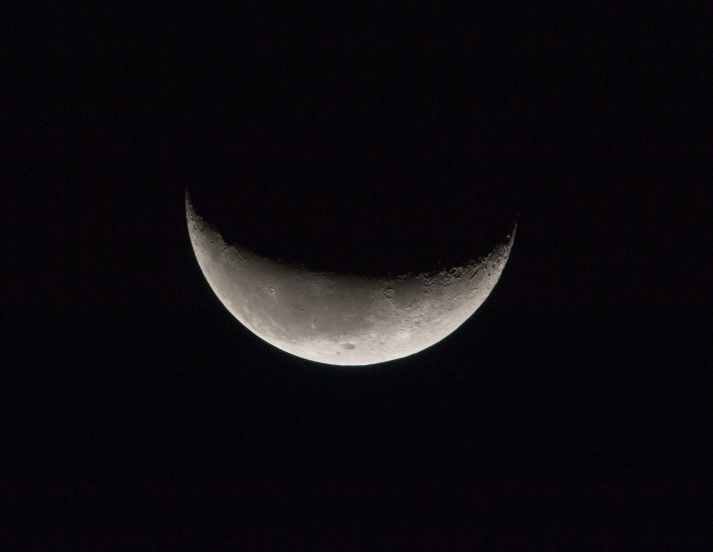
#> input picture dinoPrototype/image_processing/bodies/480861main_lady_luna.jpg, 1425 x 1103 px (shown at 1/2 size)
$ python -i image_processing_functions.py   (imports and definitions only)   (Python 2 division)
#> lines starting #> are read from the running program, lines starting #| are printed output that depends on the picture; after the words box and inside, x2 and y2 are one past the last pixel; in counts of white or black regions, pixels touching at a corner belong together
#	Title   : find_centroid_functions.py
#	Author  : Joe Park
#	Date    : 08/22/2017
#	Synopsis: Finds centroid of a point source from a pixel map image. DINO C-REx module.

import math         #common math functions
import numpy as np  #matrix algebra
import matplotlib.pyplot as plt
import cv2


##################################################
##################################################

# Function to generate a ROI window around closest grouping of above threshold pixels near initial beacon estimate
# input:    pixel_map               original image map, [n x m] numpy array
#           pixel_line_beacon_i     Array of tuples of initial centroid estimate, (row, col)
#           ROI_parameters          {signal_threshold, noise_threshold, ROI_size, ROI_border_width}
#           num_beacons             Number of beacons to find
# output:   corner_ROI              Array of lower left corner locations of ROI
#           image_ROI               Array of image maps of ROI only [p x p] numpy array

# [481 lines left out: functions generate_point_source_ROI, apply_ROI_border, find_centroid, neighbors_are_on, find_highest_pixel, find_lowest_pixel and 2 more, not called in this run]


##################################################
##################################################
def hough_circles(img, blur=5, canny_thresh=200, dp=1, center_dist=200, accum=18, min_rad=0, max_rad=0, high_noise=False, show_img=False):
    """This function attempts to find the center of curves in a given image
    If the minimum and/or maximum circle radius is unknown leave as 0
    @param img The image is the only required argument
    @param blur The kernel size
    @param canny_thresh The threshold for the hysteresis procedure in the canny function
    @param dp Inverse ratio of the accumulator resolution to the image resolution, recommend leaving as 1
    @param center_dist The minimum distance between centers of detected circles
    @param accum The accumulator threshold for circle centers. Smaller value gives more error.
    @param min_rad The minimum radius for the circles
    @oaram max_rad The maximum radius for the circles
    @param show_img Set to show the images at each stage in the processing
    @param high_noise uses binary thresholding to before edge detection
    @return An array of circles that should have the best matches first if there are multiple
    """
#> called with blur = 5, canny_thresh = 200, dp = 1, center_dist = 200, accum = 18, min_rad = 0, max_rad = 0, high_noise = False
    image_scaling = 10.0
    img = np.uint8(img)

    kernel = np.ones((3, 3), np.uint8)
    # erosion followed by dilation
    img = cv2.morphologyEx(img, cv2.MORPH_OPEN, kernel)

    if show_img:
        cv2.namedWindow('before', cv2.WINDOW_NORMAL)
        cv2.resizeWindow('before', 600, 600)
        cv2.imshow('before', img)
        # cv2.imwrite('beacon_orig.png', img)
        cv2.waitKey(0)
        cv2.destroyAllWindows()

    height, width = img.shape
#> height = 1103; width = 1425

    resized = False

    if height < 30 or width < 30:
        img = cv2.resize(img, (int(image_scaling*width), int(image_scaling*height)), interpolation=cv2.INTER_CUBIC)
        # the interpolation adds some smoothing to the image so we reduce the rest of the smoothing
        # and lower the threshold of the edge detection
        canny_thresh /= (image_scaling / 2)
        blur = blur * 2
        if not blur % 2:
            blur += 1
        resized = True
        height, width = img.shape

    orrig_img = cv2.cvtColor(img, cv2.COLOR_GRAY2BGR)
    orrig_img = np.copy(orrig_img)
    min_rad = int(min(height, width) / 2)
#> min_rad = 551

    if show_img and resized:
        cv2.namedWindow('before', cv2.WINDOW_NORMAL)
        cv2.resizeWindow('before', 600, 600)
        cv2.imshow('before', img)
        # cv2.imwrite('beacon_orig.png', img)
        cv2.waitKey(0)
        cv2.destroyAllWindows()

    img = cv2.medianBlur(img, blur)
    img = cv2.GaussianBlur(img, (blur, blur), 0)

    if show_img:
        cv2.namedWindow('blur', cv2.WINDOW_NORMAL)
        cv2.resizeWindow('blur', 600, 600)
        cv2.imshow('blur', img)
        cv2.waitKey(0)
        cv2.destroyAllWindows()

    # try and figure out the proper canny threshold
    if high_noise:
        canny_thresh, img = cv2.threshold(img, 0, 255, cv2.THRESH_BINARY | cv2.THRESH_OTSU)
    else:
        canny_thresh, _ = cv2.threshold(img, 0, 255, cv2.THRESH_BINARY | cv2.THRESH_OTSU)
#> canny_thresh = 67

    # if show_img:
    if True:
        canny_img = cv2.Canny(img, canny_thresh, canny_thresh / 15)
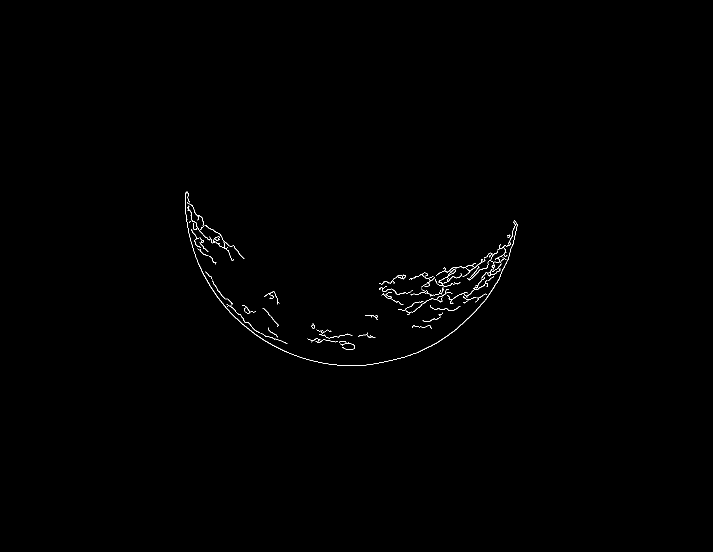
#> canny_img: shape (1103, 1425) (shown at 1/2 size); 0.33% white in thin lines or dots, all inside (x1, y1, x2, y2) = (370, 383, 1035, 732)
        cv2.namedWindow('canny', cv2.WINDOW_NORMAL)
        cv2.resizeWindow('canny', 600, 600)
        cv2.imshow('canny', canny_img)
        cv2.waitKey(0)
        # cv2.imwrite('beacon_orig_canny.png', canny_img)
        cv2.destroyAllWindows()

    timeout = 30
    while timeout:
        timeout -= 1
        accum = 1 if accum <= 0 else accum
        circles = cv2.HoughCircles(img, cv2.HOUGH_GRADIENT, dp, center_dist,
                                   param1=canny_thresh, param2=accum, minRadius=min_rad,
                                   maxRadius=max_rad)
#> circles = None

        if high_noise and circles is not None: # and circles.size/3 < 20:
            tmp = np.uint16(np.around(circles))
            average = np.uint16(np.mean(tmp[0, :], axis=0))
            average = average[:2]/image_scaling
            return average

        if show_img and circles is not None:
            tmp = np.uint16(np.around(circles))
            average = np.uint16(np.mean(tmp[0, :], axis=0))

            tmp_img = np.copy(orrig_img)
            # for i in circles[0, :]:
            #     cv2.circle(tmp_img, (i[0], i[1]), i[2], (0, 255, 0), 2)
            #     cv2.circle(tmp_img, (i[0], i[1]), 2, (0, 0, 255), 3)

            cv2.circle(tmp_img, (average[0], average[1]), average[2], (255, 0, 0), 2)

            cv2.namedWindow('Detected circles', cv2.WINDOW_NORMAL)
            cv2.resizeWindow('Detected circles', 600, 600)
            cv2.imshow('Detected circles', tmp_img)
            # cv2.imwrite('beacon_orig_circle.png', img_circle)
            cv2.waitKey(0)
            cv2.destroyAllWindows()

        if circles is None:
            # print "unable to find any circles"
            accum -= 1
            center_dist += 5
            continue

        num_circles = circles.size / 3
        # print num_circles
        if num_circles > 1:
            accum += 1
        elif num_circles is 1:
            break
        else:
            accum -= 1
            center_dist += 5

    if not timeout:
        return None

    for i in circles[0, :]:
        cv2.circle(orrig_img, (i[0], i[1]), i[2], (0, 255, 0), 2)
        cv2.circle(orrig_img, (i[0], i[1]), 2, (0, 0, 255), 3)
#> this loop made 1 pass
#> i on pass 1: [798.5, 6.5, 556.4]
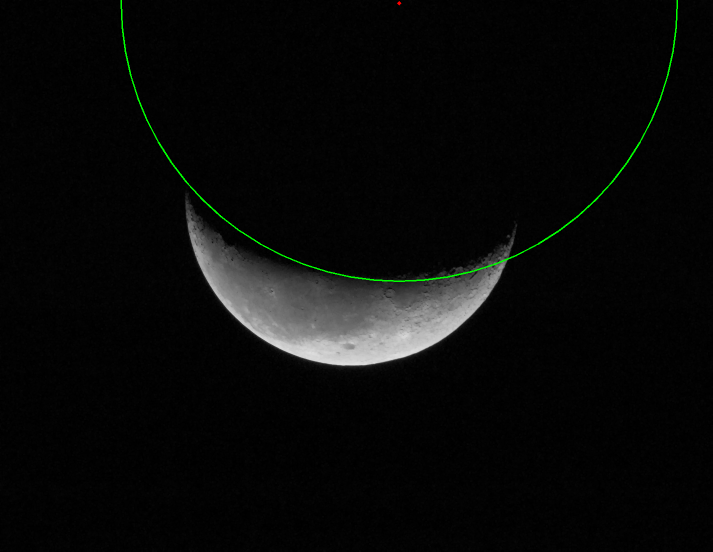
#> orrig_img: shape (1103, 1425, 3) (shown at 1/2 size); mean B, G, R 8.8, 9.6, 8.8

    if show_img:
        cv2.namedWindow('Detected circles', cv2.WINDOW_NORMAL)
        cv2.resizeWindow('Detected circles', 600, 600)
        cv2.imshow('Detected circles', orrig_img)
        # cv2.imwrite('beacon_orig_circle.png', img_circle)
        cv2.waitKey(0)
        cv2.destroyAllWindows()

    circles = np.squeeze(circles)
#> circles = [798.5, 6.5, 556.4]

    do_plots = False
    if do_plots == True:
        print '\nInternal Hough Transform Output: ', circles
        fig, ax = plt.subplots(1)
        plt.imshow(img, interpolation='none', cmap='viridis')
        # [4 lines of commented-out code are left out]
        plt.show()

    if resized is True:
        circles[:2] = circles[:2] / image_scaling

    return circles

##################################################
##################################################

# Output:   loc_centroid        (x, y) pixel/line coordinate of centroid locations
#           DN                  total signal count of ROI

# [165 lines left out: functions find_centroid_point_source, find_center_resolved_body, already_found_ROI, checkBeaconStatus, not called in this run]

>>> import cv2
>>> picture = cv2.imread('bodies/480861main_lady_luna.jpg', cv2.IMREAD_GRAYSCALE)
>>> result = hough_circles(picture)
#> result = [798.5, 6.5, 556.4]
